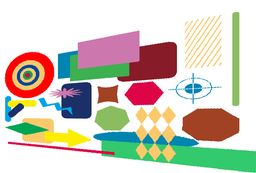
#> input picture tools/risou_perspective.png, 256 x 173 px, shrunk from 800 x 540 before the run, found by its file name
$ python input_topology_feature.py   (Python 2 division)
#> lines starting #> are read from the running program, lines starting #| are printed output that depends on the picture; after the words box and inside, x2 and y2 are one past the last pixel; in counts of white or black regions, pixels touching at a corner belong together
### 射影画像をinputにした結果/template_topology_feature.py
# -*- coding: utf-8 -*-
import numpy as np
import cv2
import matplotlib.pyplot as plt
import math
import csv
from collections import Counter

#RGBからHSVに変換
def rgb2Hsv(template):
  template_hsv = cv2.cvtColor(template, cv2.COLOR_RGB2HSV)
  return (template_hsv)

#templateの領域をしきい値に応じて分割
# [209 lines left out: functions template_splitRegion, re_label, not called in this run]


#ラベル数:3,接点数:3の点をキーポイントとする。
def featureDetection(label_template_img):
  #3*3の四角のフィルターでinput全体を走査して３次元配列をつくる
  y_size, x_size = label_template_img.shape[:2]
  n = 16 #n=3 or 5 or 7 or 11 ...
  if n < 16:
    one_n = n + 2*(n-1) + n-2 # n=3の時8,n=5の時16,n=7の時24,n=11の時32
  else:
    one_n = 16
  scanning_filter = np.zeros((n,n),np.uint16)
  scan_y = len(scanning_filter)
  scan_x = len(scanning_filter[0])
  #8*nの配列、one_dimention_scanningをまとめるリスト
  sum_one_dimention_scanning = np.empty((0,one_n),np.uint16)
  #2*nの配列、one_dimention_scanningの時のxyをまとめるリスト
  sum_xy = np.empty((0,2),np.uint8)
  for y in xrange(0,y_size - scan_y,3):
    for x in xrange(0,x_size - scan_x,3):
      one_dimention_scanning = np.zeros(one_n, np.uint16)
      scanning_center = []
      for s_y in xrange(scan_y):
        for s_x in xrange(scan_x):
          scanning_filter[s_y, s_x] = label_template_img[s_y + y, s_x + x]
          #周の要素だけ取り出して１次元配列にする
          if n == 3:
            one_dimention_scanning = [scanning_filter[0,0],scanning_filter[0,1],scanning_filter[0,2],scanning_filter[1,2],scanning_filter[2,2],scanning_filter[2,1],scanning_filter[2,0],scanning_filter[1,0]]
            scanning_center = [scanning_filter[1,1]]
          if n == 5:
            one_dimention_scanning = [scanning_filter[0,0],scanning_filter[0,1],scanning_filter[0,2],scanning_filter[0,3],scanning_filter[0,4],scanning_filter[1,4],scanning_filter[2,4],scanning_filter[3,4],scanning_filter[4,4],scanning_filter[4,3],scanning_filter[4,2],scanning_filter[4,1],scanning_filter[4,0],scanning_filter[3,0],scanning_filter[2,0],scanning_filter[1,0]]
            scanning_center = [scanning_filter[2,2]]
          if n == 7:
            one_dimention_scanning = [scanning_filter[0,0],scanning_filter[0,1],scanning_filter[0,2],scanning_filter[0,3],scanning_filter[0,4],scanning_filter[0,5],scanning_filter[0,6],scanning_filter[1,6],scanning_filter[2,6],scanning_filter[3,6],scanning_filter[4,6],scanning_filter[5,6],scanning_filter[6,6],scanning_filter[6,5],scanning_filter[6,4],scanning_filter[6,3],scanning_filter[6,2],scanning_filter[6,1],scanning_filter[6,0],scanning_filter[5,0],scanning_filter[4,0],scanning_filter[3,0],scanning_filter[2,0],scanning_filter[1,0]]
            scanning_center = [scanning_filter[3,3]]
          if n == 11:
            one_dimention_scanning = [scanning_filter[0,0],scanning_filter[0,1],scanning_filter[0,2],scanning_filter[0,3],scanning_filter[0,4],scanning_filter[0,5],scanning_filter[0,6],scanning_filter[0,7],scanning_filter[0,8],scanning_filter[0,9],scanning_filter[0,10],scanning_filter[1,10],scanning_filter[2,10],scanning_filter[3,10],scanning_filter[4,10],scanning_filter[5,10],scanning_filter[6,10],scanning_filter[7,10],scanning_filter[8,10],scanning_filter[9,10],scanning_filter[10,10],scanning_filter[10,9],scanning_filter[10,8],scanning_filter[10,7],scanning_filter[10,6],scanning_filter[10,5],scanning_filter[10,4],scanning_filter[10,3],scanning_filter[10,2],scanning_filter[10,1],scanning_filter[10,0],scanning_filter[9,0],scanning_filter[8,0],scanning_filter[7,0],scanning_filter[6,0],scanning_filter[5,0],scanning_filter[4,0],scanning_filter[3,0],scanning_filter[2,0],scanning_filter[1,0]]
            scanning_center = [scanning_filter[5,5]]
          if n == 16:
            one_dimention_scanning = [scanning_filter[0,3],scanning_filter[0,4],scanning_filter[1,5],scanning_filter[2,6],scanning_filter[3,6],scanning_filter[4,6],scanning_filter[5,5],scanning_filter[6,4],scanning_filter[6,3],scanning_filter[6,2],scanning_filter[5,1],scanning_filter[4,0],scanning_filter[3,0],scanning_filter[2,0],scanning_filter[1,1],scanning_filter[0,2]]
            scanning_center = [scanning_filter[3,3]]
      one_d_count = 0
      for one_d in xrange(len(one_dimention_scanning) - 1):
        #要素の切れ目を数える
        if one_dimention_scanning[one_d] != one_dimention_scanning[one_d + 1]:
          one_d_count += 1
      #連続するラベルの数を数える
      counter =  Counter(one_dimention_scanning)
      word_list = []
      cnt_list = []
      for word, cnt in counter.most_common():
        word_list.append(word)
        cnt_list.append(cnt)
      #print 'word_list' + str(word_list)
      #print 'cnt_list' + str(cnt_list)
      #要素の切れ目が１の時
      if one_d_count == 1:
        element_check = []
        element_check = set(one_dimention_scanning)
        #要素数が2かどうかチェック、短い方のラベルが中心画素と同じ
        if len(element_check) == 2 and scanning_center == word_list[cnt_list.index(np.min(cnt_list))]:
          #短い方のラベルが120度以下の時
          if np.min(cnt_list) <= one_n / 3:
            #if np.min(cnt_list) >= 3:
              #print '切れ目１要素2 = ' + str(one_dimention_scanning)
              #print 'scanning_center = ' +str(scanning_center)
              sum_one_dimention_scanning = np.vstack((sum_one_dimention_scanning,one_dimention_scanning))
              sum_xy = np.vstack((sum_xy,[y + 3 ,x + 3]))
      #要素の切れ目が2の時
      elif one_d_count == 2:
        #要素数が３かどうかチェックする
        element_check = []
        element_check = set(one_dimention_scanning)
        if len(element_check) == 3:
          #連続するラベルの数が２以上の時
          #if np.min(cnt_list) >= 3:
            sum_one_dimention_scanning = np.vstack((sum_one_dimention_scanning,one_dimention_scanning))
            sum_xy = np.vstack((sum_xy,[y + 3,x + 3]))
            #print 'get   cnt_list = ' + str(cnt_list)
            print 'one_dimention_scanning = ' + str(one_dimention_scanning)
        #要素の切れ目が2で最初と最後の要素がおなじ,短い方のラベルが中心画素と同じ
        if one_dimention_scanning[0] == one_dimention_scanning[-1] and scanning_center == word_list[cnt_list.index(np.min(cnt_list))]:
          #短い方のラベルが120度いかの時
          if np.min(cnt_list) <= one_n / 3:
            #if np.min(cnt_list) >= 3:
              #print '切れ目2要素2 = '+ str(one_dimention_scanning)
              #print 'scanning_center = ' +str(scanning_center)
              sum_one_dimention_scanning = np.vstack((sum_one_dimention_scanning,one_dimention_scanning))
              sum_xy = np.vstack((sum_xy,[y + 3,x + 3]))

      elif one_d_count == 3:
        if one_dimention_scanning[0] == one_dimention_scanning[-1]:
          #要素の切れ目が３の時は、最初と最後が同じなら要素数は３なので、キーポイントとする
          #連続するラベルの数が２以上の時
          #if np.min(cnt_list) >= 3:
            sum_one_dimention_scanning = np.vstack((sum_one_dimention_scanning,one_dimention_scanning))
            sum_xy = np.vstack((sum_xy,[y + 3,x + 3]))
            #print 'get  cnt_list = ' + str(cnt_list)
            print 'one_dimention_scanning = ' + str(one_dimention_scanning)
  return (sum_one_dimention_scanning, sum_xy)


#inputとtemplateのバイナリ化
'''
全てのラベルの内、パッチ内にどのラベルがあるかで0,1でバイナリ化する。
ラベルの数、順番の情報は使わない。（回転不変、拡大縮小不変のため）
'''
# [30 lines left out: function featureDescription, not called in this run]


#main
# [17 lines that do not run on import are left out]

### 射影画像をinputにした結果/input_topology_feature.py
# -*- coding: utf-8 -*-
import numpy as np
import cv2
import matplotlib.pyplot as plt
import math
import csv
from collections import Counter

from template_topology_feature import re_label
from template_topology_feature import featureDetection

#RGBからHSVに変換
# [94 lines left out: functions rgb2Hsv, createInputLabelImage, not called in this run]

#inputとtemplateのバイナリ化
'''
全てのラベルの内、パッチ内にどのラベルがあるかで0,1でバイナリ化する。
ラベルの数、順番の情報は使わない。（回転不変、拡大縮小不変のため）
'''
def featureDescription(sum_scanning, dst_data):
  #dst_dataを1次元配列にする
  one_d_dst_data = []
  for s in dst_data:
    one_d_dst_data.extend(s)
  #one_d_dst_dataの最大値分の連番リストを作る
  one_d_dst = np.arange(0,np.max(one_d_dst_data),1)
  #dst_dataの種類を数える
  element_check_label = []
  element_check_label = set(one_d_dst)
  print 'element check label = ' + str(element_check_label)

  #label_listの種類の長さ分の１次元リストを作る（keypoint_binary）
  keypoint_binary = np.zeros((len(sum_scanning),len(element_check_label) + 1),np.uint16)
  #one_dimention_scanningの頭から走査してその値のkeypoint_binaryのインデックスに＋１する
  print 'sum_scanning\n' + str(sum_scanning)
  print 'len(sum_scanning[0])' + str(len(sum_scanning[0]))
  for y in xrange(len(sum_scanning)):
    for x in xrange(len(sum_scanning[0])):
      #すでに１が入っていたらone_dimention_scanningのカーソルを次に渡す
      if keypoint_binary[y,sum_scanning[y,x]] == 0:
        keypoint_binary[y,sum_scanning[y,x]] = 1
  #keypoint_binaryを二次元リストに保存する
  print 'keypoint_binary\n' + str(keypoint_binary)
  return (keypoint_binary)

#マッチング
'''
inputとtemplateのバイナリのハミング距離を取ってマッチング
'''
def featureMatching(input_keypoint_list, input_xy_list, input_img, template_img):
  #inputとtemplateのkeypoint_binary,xy_listを読み込む
  template_keypoint_list = []
  template_keypoint = csv.reader(open('template_keypoint_binary.csv', 'r'))
  for temp_key in template_keypoint:
    template_keypoint_list.append(map(int,temp_key))
  template_xy_list = []
  template_xy = csv.reader(open('template_keypoint_xy.csv', 'r'))
  for temp_xy in template_xy:
    template_xy_list.append(map(int,temp_xy))
  x_sum_img = len(input_img[0]) + len(template_img[0])
  sum_img = np.zeros((len(input_img), x_sum_img), np.uint8)
  sum_img = np.hstack((input_img, template_img))
  template_add_xsize = []
  #ハミング距離をとって0になったらマッチングとする
  for temp_y in xrange(0,len(template_keypoint_list)):
    for inp_y in xrange(0,len(input_keypoint_list)):
      calc_list = template_keypoint_list[temp_y] - input_keypoint_list[inp_y]
      #print 'template_xy' + str(template_xy_list[temp_y])
      #print 'input_xy' + str(input_xy_list[inp_y])
      if  all((x == 0 for x in calc_list)) == True:
        #マッチングした時のkeypoint_bineryと同じ場所のx,yの値を画像平面上にマッピングし、結果を出力
        print 'get match'
        temp_xy = template_xy_list[temp_y]
        inp_xy = input_xy_list[inp_y]
        template_add_xsize = [temp_xy[1] + len(input_img[0]),temp_xy[0]]
        input_change_xy = [inp_xy[1],inp_xy[0]]
        add_input = tuple(input_change_xy)
        add_template = tuple(template_add_xsize)
        cv2.circle(sum_img,add_input,3,(0,0,0),-1)
        cv2.circle(sum_img,add_template,3,(0,0,255),-1)
        #cv2.line(sum_img,add_input,add_template,(255,255,0),1)
        #print 'add_input = ' +str(add_input) + ' add_template = ' +str(add_template)
  print 'quit calc'
  cv2.imwrite('sum_img.tif', sum_img)

#main
if __name__ == '__main__':
  input_img = cv2.imread('tools/risou_perspective.png',1)
#> input_img is the input picture: shape (173, 256, 3); mean B, G, R 188.6, 201.6, 207.5
  input_gray = cv2.cvtColor(input_img, cv2.COLOR_RGB2GRAY)
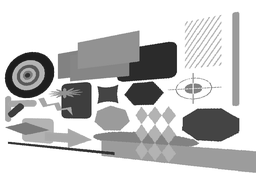
#> input_gray: shape (173, 256); min 23, max 255, mean 198.4
  template = cv2.imread('risou_en.png',1)
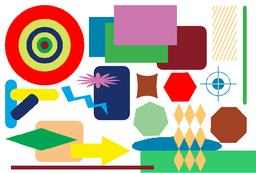
#> input picture risou_en.png, 256 x 173 px, shrunk from 800 x 540 before the run, found by its file name
#> template is the input picture: shape (173, 256, 3); mean B, G, R 157.5, 176.1, 188.6
  template_gray = cv2.cvtColor(template, cv2.COLOR_RGB2GRAY)
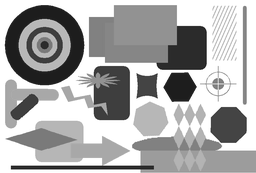
#> template_gray: shape (173, 256); min 24, max 255, mean 172


  #input_hsv, template_hsv = rgb2Hsv(input_img, template)
  #label_input_img = createInputLabelImage(input_hsv)
  #dst_data = re_label(label_input_img)
  sum_one_dimention_scanning, sum_xy = featureDetection(input_gray)
#> sum_xy = 58 pairs, first value 12 to 156, second value 3 to 234

  for i in xrange(len(sum_xy)):
    xy = sum_xy[i]
    change_xy = [xy[1],xy[0]]
    add_input = tuple(change_xy)
    cv2.circle(input_gray,add_input,3,(255,255,255),-1)
#> this loop made 58 passes
#> add_input on passes 1 to 12: (222, 12), (186, 18), (186, 21), (144, 30), (96, 33), (81, 36), (129, 36), (150, 39), (222, 39), (72, 42), (102, 42), (180, 42)
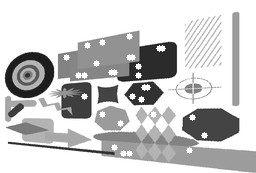
#> input_gray: shape (173, 256); 1.92% of pixels changed, all inside (x1, y1, x2, y2) = (3, 14, 235, 157)
  cv2.imwrite('input_detection.tif', input_gray)

  keypoint_binary = featureDescription(sum_one_dimention_scanning, input_gray)
#> after the loop in featureDescription, `for s in dst_data:`: one_d_dst_data = 44288 items
#> (printed output is left out)
#> in featureDescription, `keypoint_binary = np.zeros((len(sum_scanning),len(element_check_label)..`: keypoint_binary: shape (58, 256) uint16; every value is 0
#> the loop in featureDescription, `for y in xrange(len(sum_scanning)):` made 58 passes
#> after the loop in featureDescription, `for y in xrange(len(sum_scanning)):`:
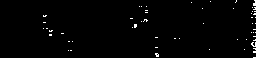
#> keypoint_binary: shape (58, 256) uint16; values 0 (black) and 1 (white), 1.2% white in thin lines or dots, all inside (x1, y1, x2, y2) = (43, 0, 256, 58)
  featureMatching(keypoint_binary, sum_xy, input_img, template)
#> (reads template_keypoint_binary.csv from the repository)
#> (reads template_keypoint_xy.csv from the repository)
#> in featureMatching, `x_sum_img = len(input_img[0]) + len(template_img[0])`: x_sum_img = 512
#> in featureMatching, `sum_img = np.zeros((len(input_img), x_sum_img), np.uint8)`: sum_img: shape (173, 512); every value is 0
#> in featureMatching, `sum_img = np.hstack((input_img, template_img))`:
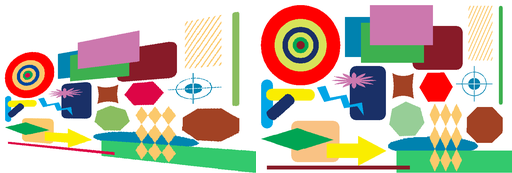
#> sum_img: shape (173, 512, 3); mean B, G, R 173.1, 188.9, 198.1
#> (the run stopped early here; a loop or call above may not have finished)
